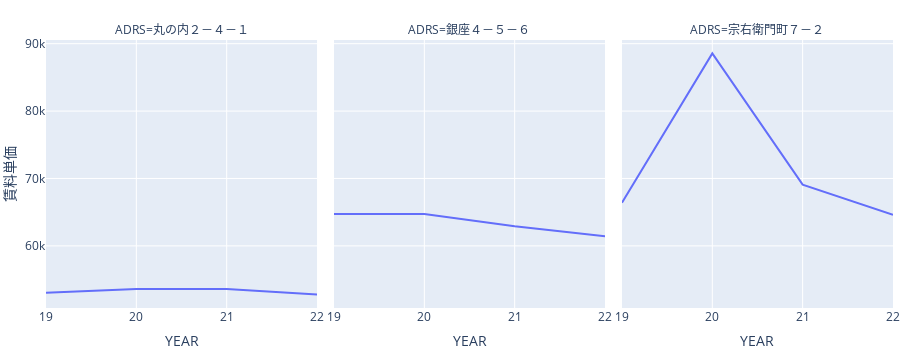
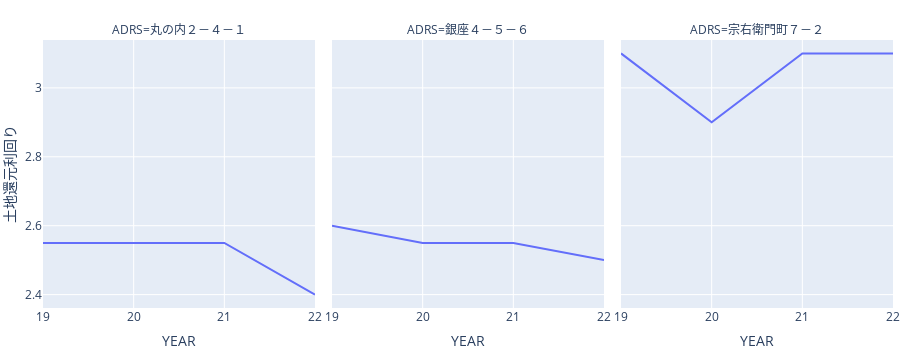

Notebook code cell kept with these figures, in order:
### Markdown cell above
- 丸ビル：2022は比準価格が若干低下の一方、収益価格は若干上昇（還元利回りの低下が主因とみられる）。乖離は縮小。
- 銀座：コロナ禍拡大後の2021年に比準価格も収益価格も低下。収益価格は2022年も若干低下し、乖離が若干拡大
- 心斎橋：2020年に比準価格が大幅上昇したが、収益価格も上昇しており、ファンダメンタルズの改善を反映した取引価格の上昇と捉えられる。バブルとは言えない
  - 比準価格は2021年から低下したが、収益価格も同様に低下しており、この時もインバウンド消費の落ち込みなどファンダメンタルズを反映した動き。

### Code cell
s_ids = [
    '13101005002', # 丸ビル
    '13102005022', # 山野楽器
    '27128005002', # 心斎橋
]

fig = px.line(
    df[df.ID.isin(s_ids)].set_index("ID")[[
        'RENTTSB_CAP19', 'RENTTSB_CAP20', 'RENTTSB_CAP21', 'RENTTSB_CAP22']].T
    .stack().reset_index("ID")
    .pipe(
        lambda x: pd.DataFrame(
            np.concatenate([x.values, x.index.str.extract(r"^([^_]+)_[^0-9]+([0-9]+)$").values], axis=1),
            columns=['ID', 'VALUE', 'DATA', 'YR']))
    .assign(ADRS=lambda x:x.ID.map(dict(df[["ID", "ADRS"]].values))),
    x='YR', y='VALUE', facet_col='ADRS', 
    labels={'YR':'YEAR', 'VALUE':'賃料単価'},
    width=900, height=350)
fig.update_layout(margin=dict(l=0,r=0,t=40,b=0))
fig.show()



fig = px.line(
    df[df.ID.isin(s_ids)].set_index("ID")[[
        'CAP_LAND19', 'CAP_LAND20', 'CAP_LAND21', 'CAP_LAND22']].T
    .stack().reset_index("ID")
    .pipe(
        lambda x: pd.DataFrame(
            np.concatenate([x.values, x.index.str.extract(r"^([^_]+)_[^0-9]+([0-9]+)$").values], axis=1),
            columns=['ID', 'VALUE', 'DATA', 'YR']))
    .assign(ADRS=lambda x:x.ID.map(dict(df[["ID", "ADRS"]].values))),
    x='YR', y='VALUE', facet_col='ADRS', 
    labels={'YR':'YEAR', 'VALUE':'土地還元利回り'},
    width=900, height=350)
fig.update_layout(margin=dict(l=0,r=0,t=40,b=0))
fig.show()

### Figure 1 — Plotly figure (JSON) as saved in the notebook; plotly's stock layout.template omitted (floating-point values rounded to 4 significant figures)
{"data": [{"hovertemplate": "ADRS=丸の内２－４－１<br>YEAR=%{x}<br>賃料単価=%{y}<extra></extra>", "legendgroup": "", "line": {"color": "#636efa", "dash": "solid"}, "mode": "lines", "name": "", "orientation": "v", "showlegend": false, "type": "scatter", "x": ["19", "20", "21", "22"], "xaxis": "x", "y": [53060.0, 53600.0, 53600.0, 52770.0], "yaxis": "y"}, {"hovertemplate": "ADRS=銀座４－５－６<br>YEAR=%{x}<br>賃料単価=%{y}<extra></extra>", "legendgroup": "", "line": {"color": "#636efa", "dash": "solid"}, "mode": "lines", "name": "", "orientation": "v", "showlegend": false, "type": "scatter", "x": ["19", "20", "21", "22"], "xaxis": "x2", "y": [64720.0, 64720.0, 62920.0, 61440.0], "yaxis": "y2"}, {"hovertemplate": "ADRS=宗右衛門町７－２<br>YEAR=%{x}<br>賃料単価=%{y}<extra></extra>", "legendgroup": "", "line": {"color": "#636efa", "dash": "solid"}, "mode": "lines", "name": "", "orientation": "v", "showlegend": false, "type": "scatter", "x": ["19", "20", "21", "22"], "xaxis": "x3", "y": [66400.0, 88560.0, 69080.0, 64610.0], "yaxis": "y3"}], "layout": {"annotations": [{"font": {}, "showarrow": false, "text": "ADRS=丸の内２－４－１", "x": 0.16, "xanchor": "center", "xref": "paper", "y": 1, "yanchor": "bottom", "yref": "paper"}, {"font": {}, "showarrow": false, "text": "ADRS=銀座４－５－６", "x": 0.5, "xanchor": "center", "xref": "paper", "y": 1, "yanchor": "bottom", "yref": "paper"}, {"font": {}, "showarrow": false, "text": "ADRS=宗右衛門町７－２", "x": 0.84, "xanchor": "center", "xref": "paper", "y": 1, "yanchor": "bottom", "yref": "paper"}], "height": 350, "legend": {"tracegroupgap": 0}, "margin": {"b": 0, "l": 0, "r": 0, "t": 40}, "width": 900, "xaxis": {"anchor": "y", "autorange": true, "domain": [0, 0.32], "range": [0, 3], "title": {"text": "YEAR"}, "type": "category"}, "xaxis2": {"anchor": "y2", "autorange": true, "domain": [0.34, 0.66], "matches": "x", "range": [0, 3], "title": {"text": "YEAR"}, "type": "category"}, "xaxis3": {"anchor": "y3", "autorange": true, "domain": [0.68, 1.0], "matches": "x", "range": [0, 3], "title": {"text": "YEAR"}, "type": "category"}, "yaxis": {"anchor": "x", "autorange": true, "domain": [0, 1], "range": [50780.0, 90550.0], "title": {"text": "賃料単価"}, "type": "linear"}, "yaxis2": {"anchor": "x2", "autorange": true, "domain": [0, 1], "matches": "y", "range": [50780.0, 90550.0], "showticklabels": false, "type": "linear"}, "yaxis3": {"anchor": "x3", "autorange": true, "domain": [0, 1], "matches": "y", "range": [50780.0, 90550.0], "showticklabels": false, "type": "linear"}}}

### Figure 2 — Plotly figure (JSON) as saved in the notebook; plotly's stock layout.template omitted (floating-point values rounded to 4 significant figures)
{"data": [{"hovertemplate": "ADRS=丸の内２－４－１<br>YEAR=%{x}<br>土地還元利回り=%{y}<extra></extra>", "legendgroup": "", "line": {"color": "#636efa", "dash": "solid"}, "mode": "lines", "name": "", "orientation": "v", "showlegend": false, "type": "scatter", "x": ["19", "20", "21", "22"], "xaxis": "x", "y": [2.55, 2.55, 2.55, 2.4], "yaxis": "y"}, {"hovertemplate": "ADRS=銀座４－５－６<br>YEAR=%{x}<br>土地還元利回り=%{y}<extra></extra>", "legendgroup": "", "line": {"color": "#636efa", "dash": "solid"}, "mode": "lines", "name": "", "orientation": "v", "showlegend": false, "type": "scatter", "x": ["19", "20", "21", "22"], "xaxis": "x2", "y": [2.6, 2.55, 2.55, 2.5], "yaxis": "y2"}, {"hovertemplate": "ADRS=宗右衛門町７－２<br>YEAR=%{x}<br>土地還元利回り=%{y}<extra></extra>", "legendgroup": "", "line": {"color": "#636efa", "dash": "solid"}, "mode": "lines", "name": "", "orientation": "v", "showlegend": false, "type": "scatter", "x": ["19", "20", "21", "22"], "xaxis": "x3", "y": [3.1, 2.9, 3.1, 3.1], "yaxis": "y3"}], "layout": {"annotations": [{"font": {}, "showarrow": false, "text": "ADRS=丸の内２－４－１", "x": 0.16, "xanchor": "center", "xref": "paper", "y": 1, "yanchor": "bottom", "yref": "paper"}, {"font": {}, "showarrow": false, "text": "ADRS=銀座４－５－６", "x": 0.5, "xanchor": "center", "xref": "paper", "y": 1, "yanchor": "bottom", "yref": "paper"}, {"font": {}, "showarrow": false, "text": "ADRS=宗右衛門町７－２", "x": 0.84, "xanchor": "center", "xref": "paper", "y": 1, "yanchor": "bottom", "yref": "paper"}], "height": 350, "legend": {"tracegroupgap": 0}, "margin": {"b": 0, "l": 0, "r": 0, "t": 40}, "width": 900, "xaxis": {"anchor": "y", "autorange": true, "domain": [0, 0.32], "range": [0, 3], "title": {"text": "YEAR"}, "type": "category"}, "xaxis2": {"anchor": "y2", "autorange": true, "domain": [0.34, 0.66], "matches": "x", "range": [0, 3], "title": {"text": "YEAR"}, "type": "category"}, "xaxis3": {"anchor": "y3", "autorange": true, "domain": [0.68, 1.0], "matches": "x", "range": [0, 3], "title": {"text": "YEAR"}, "type": "category"}, "yaxis": {"anchor": "x", "autorange": true, "domain": [0, 1], "range": [2.361, 3.139], "title": {"text": "土地還元利回り"}, "type": "linear"}, "yaxis2": {"anchor": "x2", "autorange": true, "domain": [0, 1], "matches": "y", "range": [2.361, 3.139], "showticklabels": false, "type": "linear"}, "yaxis3": {"anchor": "x3", "autorange": true, "domain": [0, 1], "matches": "y", "range": [2.361, 3.139], "showticklabels": false, "type": "linear"}}}
